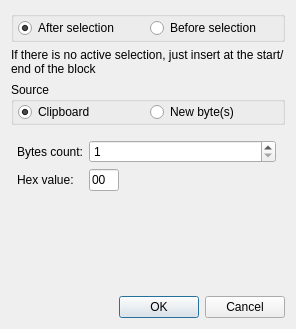
<?xml version="1.0" encoding="UTF-8"?>
<ui version="4.0">
<comment>
  * Released as open source by Gabriel Caudrelier
  *
  * Developed by Gabriel Caudrelier, gabriel dot caudrelier at gmail dot com
  *
  * https://github.com/metrodango/pip3line
  *
  * Released under BSD 3-Clause see LICENSE for more information
</comment>
 <class>InsertDialog</class>
 <widget class="QDialog" name="InsertDialog">
  <property name="geometry">
   <rect>
    <x>0</x>
    <y>0</y>
    <width>264</width>
    <height>327</height>
   </rect>
  </property>
  <property name="sizePolicy">
   <sizepolicy hsizetype="Maximum" vsizetype="Maximum">
    <horstretch>0</horstretch>
    <verstretch>0</verstretch>
   </sizepolicy>
  </property>
  <property name="windowTitle">
   <string>Insertion</string>
  </property>
  <layout class="QVBoxLayout" name="verticalLayout">
   <item>
    <widget class="QGroupBox" name="insertGroupBox">
     <property name="title">
      <string/>
     </property>
     <layout class="QHBoxLayout" name="horizontalLayout">
      <property name="spacing">
       <number>0</number>
      </property>
      <property name="leftMargin">
       <number>4</number>
      </property>
      <property name="topMargin">
       <number>0</number>
      </property>
      <property name="rightMargin">
       <number>0</number>
      </property>
      <property name="bottomMargin">
       <number>0</number>
      </property>
      <item>
       <widget class="QRadioButton" name="afterRadioButton">
        <property name="text">
         <string>After selection</string>
        </property>
        <property name="checked">
         <bool>true</bool>
        </property>
       </widget>
      </item>
      <item>
       <widget class="QRadioButton" name="beforeRadioButton">
        <property name="text">
         <string>Before selection</string>
        </property>
       </widget>
      </item>
     </layout>
    </widget>
   </item>
   <item>
    <widget class="QLabel" name="insertLabel">
     <property name="sizePolicy">
      <sizepolicy hsizetype="Minimum" vsizetype="Maximum">
       <horstretch>0</horstretch>
       <verstretch>0</verstretch>
      </sizepolicy>
     </property>
     <property name="text">
      <string>If there is no active selection, just insert at the start/end of the block</string>
     </property>
     <property name="wordWrap">
      <bool>true</bool>
     </property>
    </widget>
   </item>
   <item>
    <widget class="QGroupBox" name="typeGroupBox">
     <property name="title">
      <string>Source</string>
     </property>
     <layout class="QHBoxLayout" name="horizontalLayout_2">
      <property name="spacing">
       <number>0</number>
      </property>
      <property name="leftMargin">
       <number>4</number>
      </property>
      <property name="topMargin">
       <number>0</number>
      </property>
      <property name="rightMargin">
       <number>0</number>
      </property>
      <property name="bottomMargin">
       <number>0</number>
      </property>
      <item>
       <widget class="QRadioButton" name="clipboardRadioButton">
        <property name="text">
         <string>Clipboard</string>
        </property>
        <property name="checked">
         <bool>true</bool>
        </property>
       </widget>
      </item>
      <item>
       <widget class="QRadioButton" name="newBytesRadioButton">
        <property name="text">
         <string>New byte(s)</string>
        </property>
        <property name="checked">
         <bool>false</bool>
        </property>
       </widget>
      </item>
     </layout>
    </widget>
   </item>
   <item>
    <widget class="QStackedWidget" name="typeStackedWidget">
     <property name="currentIndex">
      <number>1</number>
     </property>
     <widget class="QWidget" name="clipboardPage">
      <layout class="QVBoxLayout" name="verticalLayout_3">
       <property name="spacing">
        <number>3</number>
       </property>
       <property name="margin">
        <number>0</number>
       </property>
       <item>
        <widget class="QGroupBox" name="clipboardGroupBox">
         <property name="sizePolicy">
          <sizepolicy hsizetype="Preferred" vsizetype="Preferred">
           <horstretch>0</horstretch>
           <verstretch>0</verstretch>
          </sizepolicy>
         </property>
         <property name="title">
          <string>Decode clipboard input as</string>
         </property>
         <property name="checkable">
          <bool>false</bool>
         </property>
         <layout class="QVBoxLayout" name="verticalLayout_2">
          <property name="spacing">
           <number>-1</number>
          </property>
          <property name="leftMargin">
           <number>4</number>
          </property>
          <property name="topMargin">
           <number>0</number>
          </property>
          <property name="rightMargin">
           <number>0</number>
          </property>
          <property name="bottomMargin">
           <number>0</number>
          </property>
          <item>
           <widget class="QRadioButton" name="textRadioButton">
            <property name="text">
             <string>Text (UTF-8)</string>
            </property>
            <property name="checked">
             <bool>true</bool>
            </property>
           </widget>
          </item>
          <item>
           <widget class="QRadioButton" name="hexRadioButton">
            <property name="text">
             <string>Hexadecimal</string>
            </property>
           </widget>
          </item>
          <item>
           <widget class="QRadioButton" name="escapedHexRadioButton">
            <property name="text">
             <string>Escaped Hexadecimal (i.e. \xFF\x01)</string>
            </property>
           </widget>
          </item>
          <item>
           <widget class="QRadioButton" name="cStyleRadioButton">
            <property name="text">
             <string>C-Style array (i.e. { 0xFF, 0x01 })</string>
            </property>
           </widget>
          </item>
          <item>
           <widget class="QRadioButton" name="base64RadioButton">
            <property name="text">
             <string>Base64 (RFC 2048)</string>
            </property>
           </widget>
          </item>
          <item>
           <widget class="QRadioButton" name="urlRadioButton">
            <property name="text">
             <string>Url encoded</string>
            </property>
           </widget>
          </item>
         </layout>
        </widget>
       </item>
      </layout>
     </widget>
     <widget class="QWidget" name="newBytesPage">
      <layout class="QFormLayout" name="formLayout">
       <property name="labelAlignment">
        <set>Qt::AlignLeading|Qt::AlignLeft|Qt::AlignVCenter</set>
       </property>
       <property name="leftMargin">
        <number>6</number>
       </property>
       <item row="0" column="0">
        <widget class="QLabel" name="countLabel">
         <property name="text">
          <string>Bytes count:</string>
         </property>
        </widget>
       </item>
       <item row="0" column="1">
        <widget class="QSpinBox" name="countSpinBox">
         <property name="minimum">
          <number>1</number>
         </property>
         <property name="maximum">
          <number>200</number>
         </property>
        </widget>
       </item>
       <item row="2" column="0">
        <widget class="QLabel" name="valueLabel">
         <property name="text">
          <string>Hex value:</string>
         </property>
        </widget>
       </item>
       <item row="2" column="1">
        <widget class="QLineEdit" name="valueLineEdit">
         <property name="maximumSize">
          <size>
           <width>30</width>
           <height>16777215</height>
          </size>
         </property>
         <property name="inputMask">
          <string>HH; </string>
         </property>
         <property name="text">
          <string>00</string>
         </property>
         <property name="maxLength">
          <number>2</number>
         </property>
         <property name="cursorPosition">
          <number>2</number>
         </property>
        </widget>
       </item>
      </layout>
     </widget>
    </widget>
   </item>
   <item>
    <widget class="QDialogButtonBox" name="buttonBox">
     <property name="orientation">
      <enum>Qt::Horizontal</enum>
     </property>
     <property name="standardButtons">
      <set>QDialogButtonBox::Cancel|QDialogButtonBox::Ok</set>
     </property>
    </widget>
   </item>
  </layout>
 </widget>
 <resources/>
 <connections>
  <connection>
   <sender>buttonBox</sender>
   <signal>accepted()</signal>
   <receiver>InsertDialog</receiver>
   <slot>accept()</slot>
   <hints>
    <hint type="sourcelabel">
     <x>252</x>
     <y>307</y>
    </hint>
    <hint type="destinationlabel">
     <x>157</x>
     <y>274</y>
    </hint>
   </hints>
  </connection>
  <connection>
   <sender>buttonBox</sender>
   <signal>rejected()</signal>
   <receiver>InsertDialog</receiver>
   <slot>reject()</slot>
   <hints>
    <hint type="sourcelabel">
     <x>263</x>
     <y>307</y>
    </hint>
    <hint type="destinationlabel">
     <x>286</x>
     <y>274</y>
    </hint>
   </hints>
  </connection>
 </connections>
</ui>
